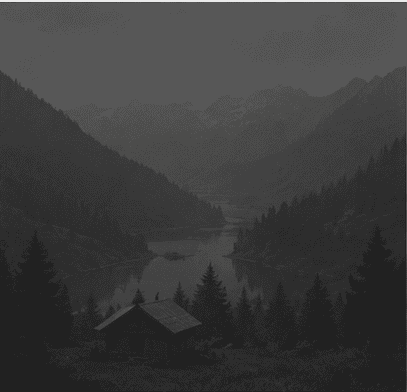
#> input picture Open Ended Problem-07/images/image6.png, 407 x 392 px
$ python Example_operations.py
#> lines starting #> are read from the running program, lines starting #| are printed output that depends on the picture
import cv2
import numpy as np
import matplotlib.pyplot as plt

#Histogram Equalization
img6 = cv2.imread("images/image6.png", cv2.IMREAD_GRAYSCALE)
#> img6: shape (392, 407); min 33, max 234, mean 60.2
out6 = cv2.equalizeHist(img6)

cv2.imwrite("output/image6_enhanced.png", out6)

plt.subplot(1,2,1)
plt.imshow(img6, cmap='gray')
plt.title("Original")
plt.axis('off')

plt.subplot(1,2,2)
plt.imshow(out6, cmap='gray')
plt.title("Enhanced")
plt.axis('off')

plt.savefig("output/image6_compare.png")
plt.show()


img7 = cv2.imread("images/image7.png", cv2.IMREAD_GRAYSCALE)
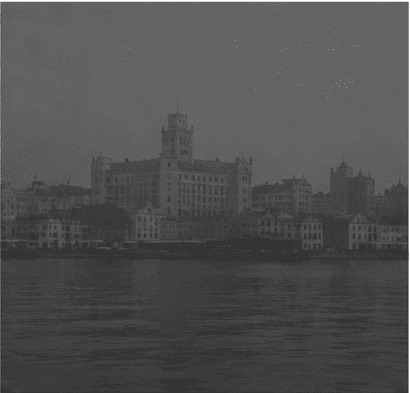
#> input picture Open Ended Problem-07/images/image7.png, 410 x 393 px
#> img7 is the input picture: shape (393, 410); min 52, max 255, mean 80.1
out7 = cv2.equalizeHist(img7)
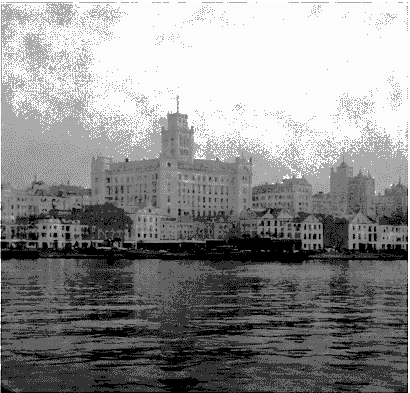
#> out7: shape (393, 410); min 0, max 255, mean 142.2

cv2.imwrite("output/image7_enhanced.png", out7)

plt.subplot(1,2,1)
plt.imshow(img7, cmap='gray')
plt.title("Original")
plt.axis('off')

plt.subplot(1,2,2)
plt.imshow(out7, cmap='gray')
plt.title("Enhanced")
plt.axis('off')

plt.savefig("output/image7_compare.png")
plt.show()


# Gamma Correction - 0.6
img8 = cv2.imread("images/image8.png", cv2.IMREAD_GRAYSCALE)
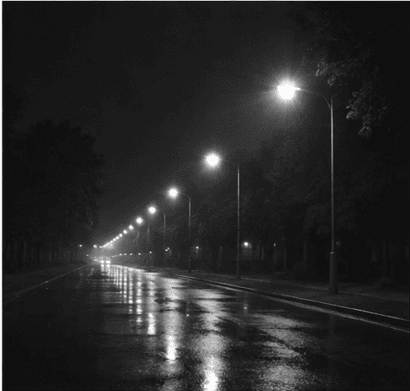
#> input picture Open Ended Problem-07/images/image8.png, 410 x 391 px
#> img8: shape (391, 410); min 15, max 251, mean 39.8

img8_float = img8.astype(np.float64) / 255.0
out8 = np.power(img8_float, 0.6) * 255
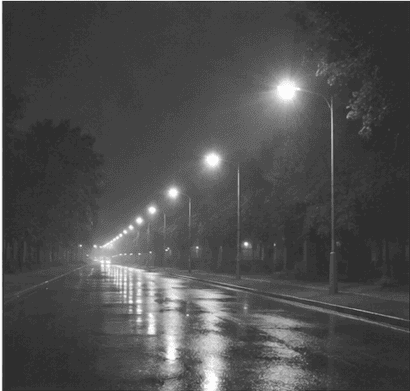
#> out8: shape (391, 410) float64; min 46.59, max 252.6, mean 78.1
out8 = np.uint8(np.clip(out8, 0, 255))

cv2.imwrite("output/image8_enhanced.png", out8)

plt.subplot(1,2,1)
plt.imshow(img8, cmap='gray')
plt.title("Original")
plt.axis('off')

plt.subplot(1,2,2)
plt.imshow(out8, cmap='gray')
plt.title("Enhanced")
plt.axis('off')

plt.savefig("output/image8_compare.png")
plt.show()


#Gamma Correction - 0.8
img9 = cv2.imread("images/image9.png", cv2.IMREAD_GRAYSCALE)
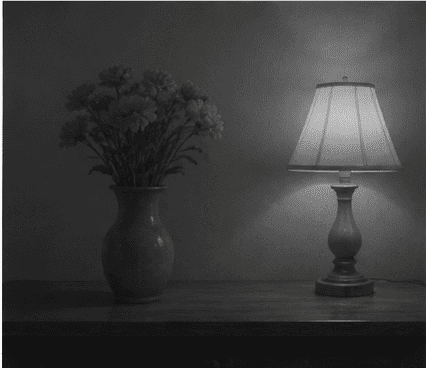
#> input picture Open Ended Problem-07/images/image9.png, 426 x 368 px
#> img9: shape (368, 426); min 18, max 249, mean 59.3

img9_float = img9.astype(np.float64) / 255.0
out9 = np.power(img9_float, 0.8) * 255
out9 = np.uint8(np.clip(out9, 0, 255))

cv2.imwrite("output/image9_enhanced.png", out9)

plt.subplot(1,2,1)
plt.imshow(img9, cmap='gray')
plt.title("Original")
plt.axis('off')

plt.subplot(1,2,2)
plt.imshow(out9, cmap='gray')
plt.title("Enhanced")
plt.axis('off')

plt.savefig("output/image9_compare.png")
plt.show()


# Image10: Gamma Correction - 1.5
img10 = cv2.imread("images/image10.png", cv2.IMREAD_GRAYSCALE)
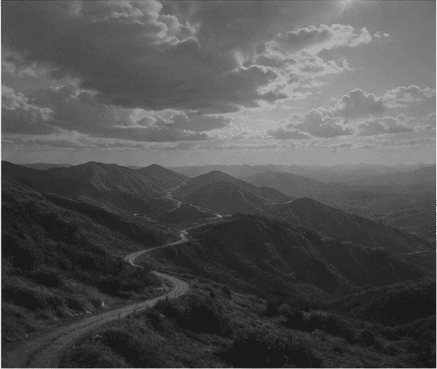
#> input picture Open Ended Problem-07/images/image10.png, 437 x 369 px
#> img10: shape (369, 437); min 26, max 228, mean 83.1

img10_float = img10.astype(np.float64) / 255.0
out10 = np.power(img10_float, 1.5) * 255
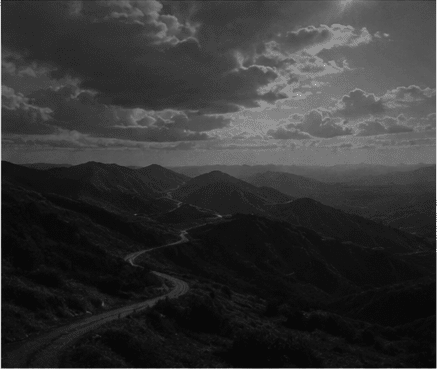
#> out10: shape (369, 437) float64; min 8.3, max 215.6, mean 52.5
out10 = np.uint8(np.clip(out10, 0, 255))

cv2.imwrite("output/image10_enhanced.png", out10)

plt.subplot(1,2,1)
plt.imshow(img10, cmap='gray')
plt.title("Original")
plt.axis('off')

plt.subplot(1,2,2)
plt.imshow(out10, cmap='gray')
plt.title("Enhanced")
plt.axis('off')

plt.savefig("output/image10_compare.png")
plt.show()

print("Done")
